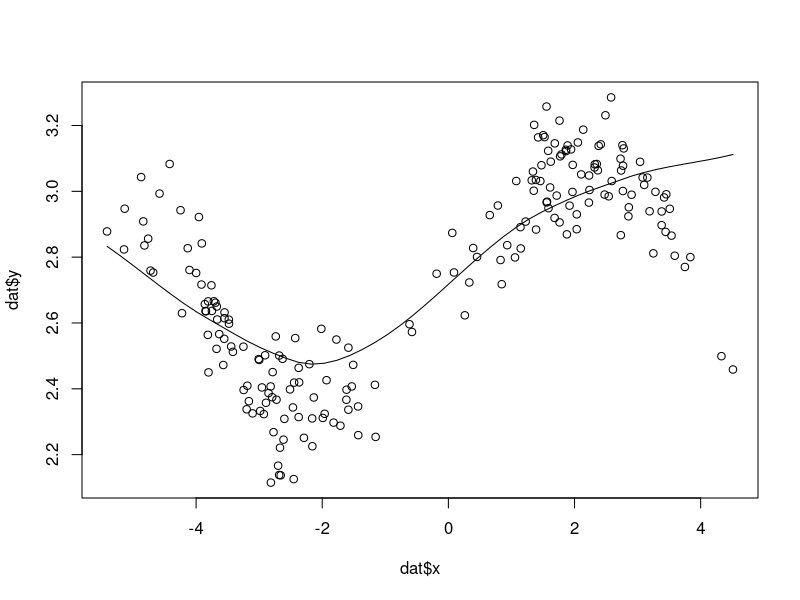
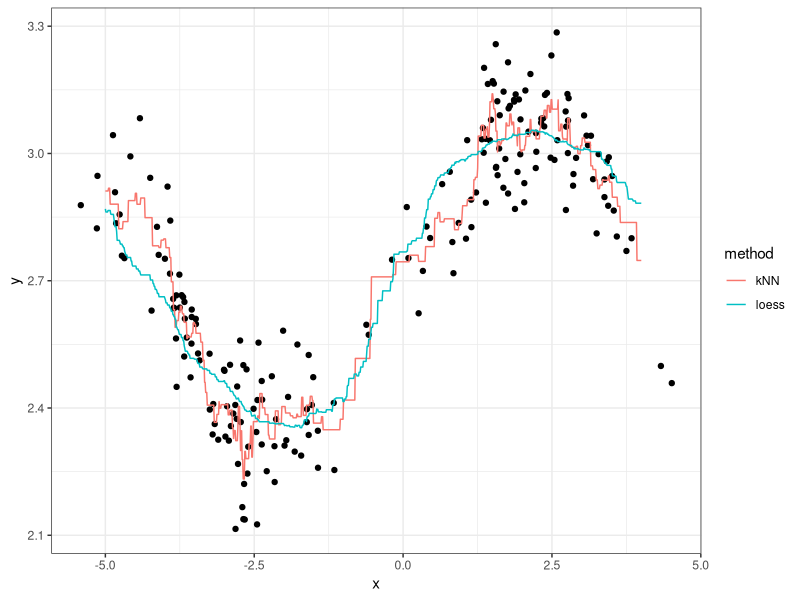

Reproduce these figures in R, in order.
library(tidyverse)
library(knitr)
set.seed(87)
dat <- tibble(x = c(rnorm(100), rnorm(100)+5)-3,
              y = sin(x^2/5)/x + rnorm(200)/10 + exp(1))
kable(head(dat))

dat$d <- abs(dat$x - 0)

#kNN
dat2 <- arrange(dat,d)[1:5, ]
mean(dat2$y)

#Loess
dat3 <- filter(dat, d <= 1)
mean(dat3$y)

scatter.smooth(dat$y ~ dat$x)

xgrid <- seq(-5, 4, length.out=1000)
kNN_estimates <- map_dbl(xgrid, function(x){
  dat$d <- abs(dat$x - x)
  dat2 <- arrange(dat,d)[1:5, ]
  mean(dat2$y)
})

loess_estimates <- map_dbl(xgrid, function(x){
  dat$d <- abs(dat$x - x)
  dat3 <- filter(dat, d < 1)
  mean(dat3$y)
})

est <- tibble(x=xgrid, kNN=kNN_estimates, loess=loess_estimates) %>% 
  gather(key="method", value="estimate", kNN, loess)
ggplot() +
  geom_point(data=dat, mapping=aes(x,y)) +
  geom_line(data=est, 
            mapping=aes(x,estimate, group=method, colour=method)) +
  theme_bw()